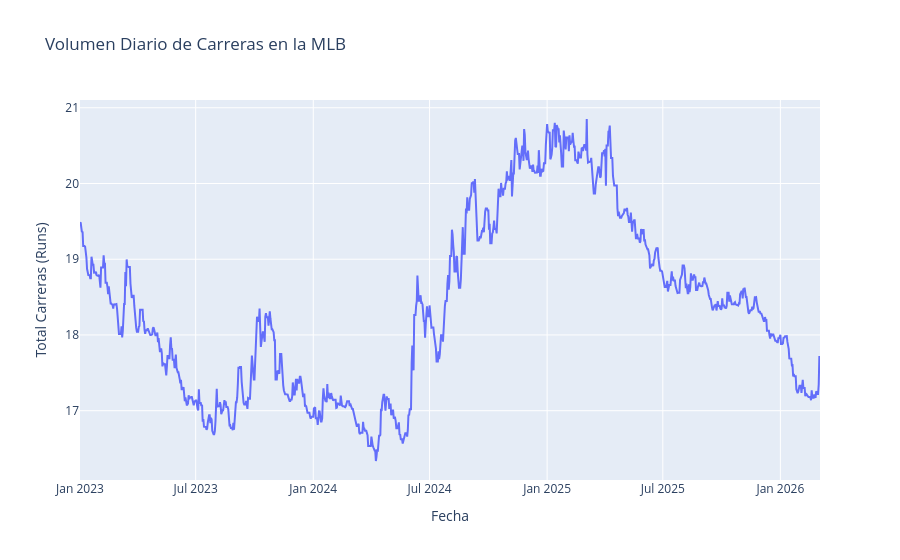

Notebook code cell kept with this figure:
### Code cell
fig = go.Figure()
fig.add_trace(go.Scatter(x=df['dato'].index, y=df['dato'].values, mode='lines', name='Carreras Diarias'))

# Resaltar la diferencia entre Lunes/Jueves y Fines de Semana
fig.update_layout(
    title='Volumen Diario de Carreras en la MLB',
    xaxis_title='Fecha',
    yaxis_title='Total Carreras (Runs)'
)
fig.show()

### Figure 1 — Plotly figure (JSON) as saved in the notebook; plotly's stock layout.template omitted (floating-point values rounded to 4 significant figures; data arrays with more than 128 entries replaced by an {"elided": "..."} marker saying what was removed)
{"data": [{"mode": "lines", "name": "Carreras Diarias", "type": "scatter", "x": {"elided": "1159 str values"}, "y": {"elided": "1159 float values"}}], "layout": {"title": {"text": "Volumen Diario de Carreras en la MLB"}, "xaxis": {"title": {"text": "Fecha"}}, "yaxis": {"title": {"text": "Total Carreras (Runs)"}}}}
